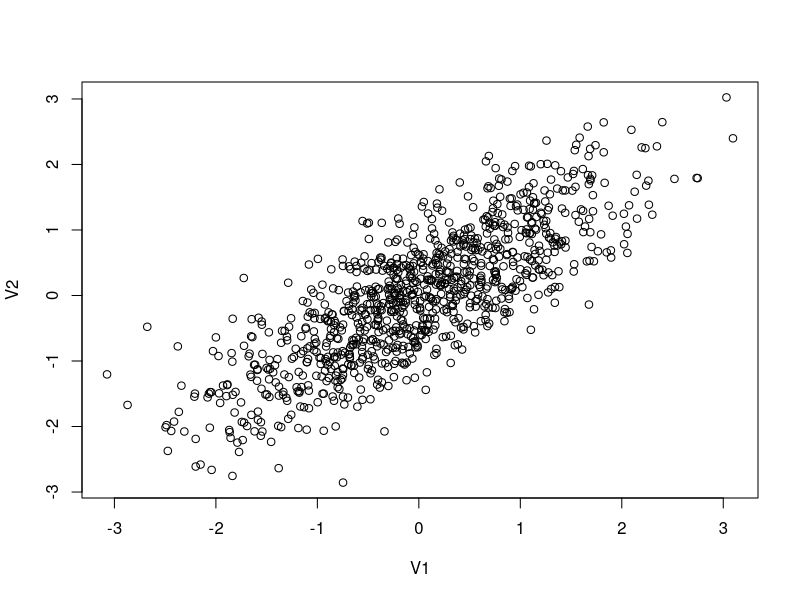

Write the R code that produced this figure.
## ---- chunk 1
knitr::opts_chunk$set(echo = TRUE)
## ---- chunk 2
#This is a comment, alone in a chunk. 

## ---- chunk 3
library(MASS)
library(ggplot2)

out <- as.data.frame(mvrnorm(1000, mu = c(0,0), 
                     Sigma = matrix(c(1,0.8,0.8,1), ncol = 2), 
                     empirical = TRUE))
cor(out)
plot(out)

## ---- chunk 4
out$error<-rnorm(1000, mean=0, sd=1)

#The data generating process
B1<-3
B2<-6

out$Y<-out$V1*B1+out$V2*B2+out$error
## ---- chunk 5
#plotted<-ggplot(out, aes(V1, y = value, color = variable)) + 
#    geom_point(aes(y = Y, col = "Y")) + 
#    geom_point(aes(y = adjY, col = "adjY"))+
#    geom_smooth(method='lm', aes(y = Y, col = "Y"))+
#    geom_smooth(method='lm', aes(y = adjY, col = "Y"))

#plotted

